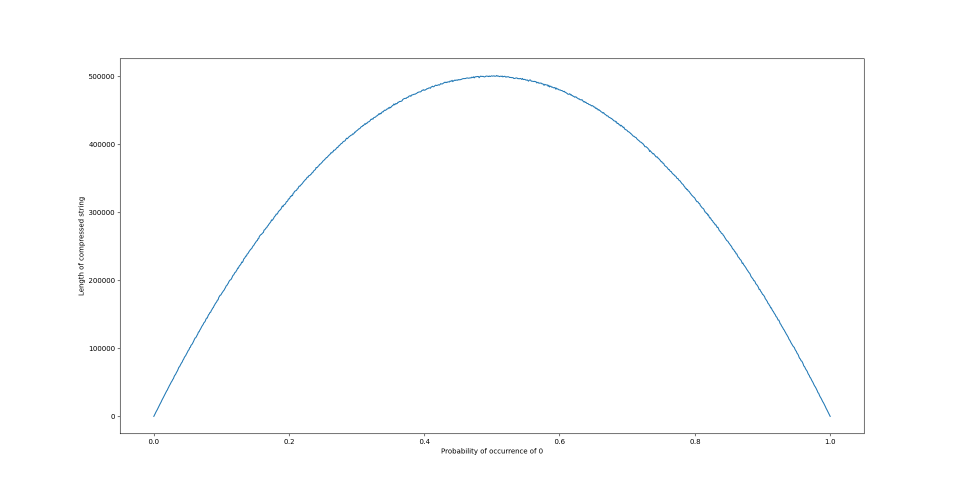
#> input picture Compression.png, 1920 x 974 px, given in place of image.jpg, which was not available (shown at 1/2 size)
$ python svd.py
#> lines starting #> are read from the running program, lines starting #| are printed output that depends on the picture; pictures that were not available may be replaced by others from this repository, and a replacement may not be noted
'''Write a code to compress a given image using SVD.
This program takes an image in the same directory.
Converts it into grayscale.
Converts it into square matrix.
Factorizes the matrix into U, S, V.
Reconstructs the matrix using U, S, V.
Plots the original and reconstructed image.
'''

import numpy as np
import matplotlib.pyplot as plt
import matplotlib.image as mpimg
import os

# Function to convert image to grayscale
def rgb2gray(rgb):
    return np.dot(rgb[...,:3], [0.299, 0.587, 0.114])

# Crop the image to make it square
def crop(img):
    x, y = img.shape
    if x > y:
        img = img[:y, :]
    elif y > x:
        img = img[:, :x]
    return img

# Factorize the matrix into U, S, V
def svd(img):
    U, S, V = np.linalg.svd(img)
    return U, S, V

# Keep only the first k singular values and discard the rest
def truncate(U, S, V, k):
    U = U[:, :k]
    S = S[:k]
    V = V[:k, :]
    return U, S, V

# Reconstruct the matrix using U, S, V
def reconstruct(U, S, V):
    return np.dot(U * S, V)

# Plot the original and reconstructed image
def plot(img, img_reconstructed):
    plt.subplot(121)
    plt.imshow(img, cmap='gray')
    plt.title('Original Image')
    plt.subplot(122)
    plt.imshow(img_reconstructed, cmap='gray')
    plt.title('Reconstructed Image')
    plt.show()

# Main function
def main():
    # Read the image
    img = mpimg.imread('image.jpg')
#> img is the input picture: shape (974, 1920, 4) float32; mean R, G, B, A 0.994, 0.995, 0.995, 1
    # Convert image to grayscale
    img = rgb2gray(img)
    # Crop the image to make it square
    img = crop(img)
#> in crop, `img = img[:, :x]`:
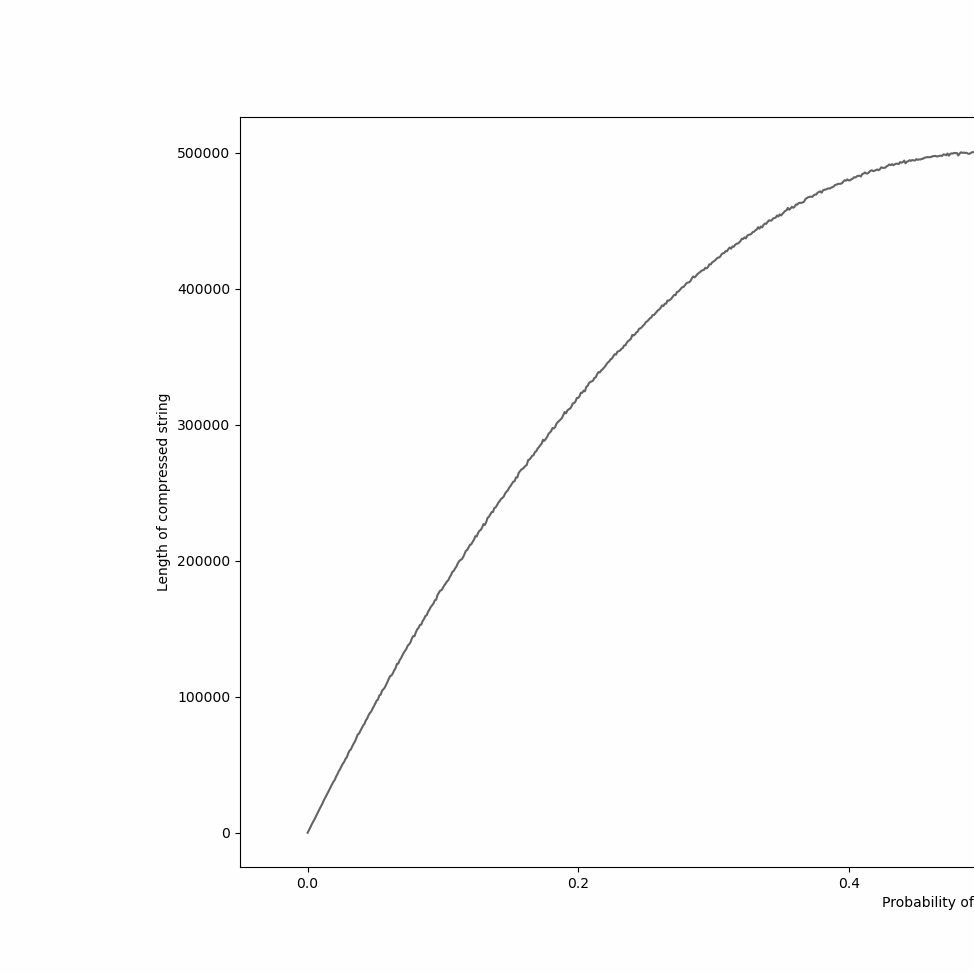
#> img: shape (974, 974) float64; min 0, max 1, mean 0.994
    # Print the size of image
    print('Size of image: ', img.shape)
#| Size of image:  (974, 974)
    # Factorize the matrix into U, S, V
    U, S, V = svd(img)
#> in svd, `U, S, V = np.linalg.svd(img)`:
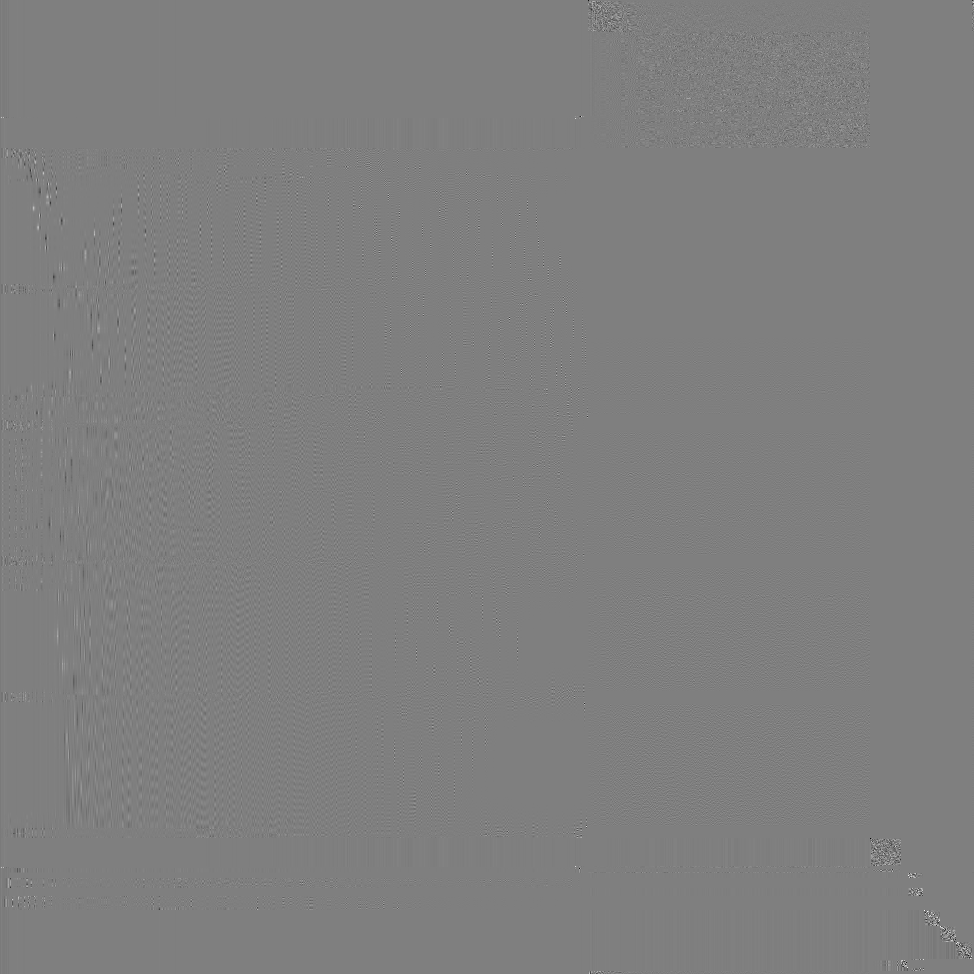
#> U: shape (974, 974) float64; min -0.937, max 0.94, mean -3.18e-05; drawn with min black and max white
#> in svd, `U, S, V = np.linalg.svd(img)`: S = 974 values, max 969 at index 0, min 4.89e-14 at index 973, mean 1.66
    # Keep only the first k singular values and discard the rest
    # Take the input of k from the user
    k = int(input('Enter the value of k: '))
#> the answer given: 3
    U, S, V = truncate(U, S, V, k)
#> in truncate, `U = U[:, :k]`: U = 974 rows, first 8: [-0.0322, 0.0095, -0.0208], [-0.0322, 0.0095, -0.0208], [-0.0322, 0.0095, -0.0208], [-0.0322, 0.0095, -0.0208], [-0.0322, 0.0095, -0.0208], [-0.0322, 0.0095, -0.0208], [-0.0322, 0.0095, -0.0208], [-0.0322, 0.0095, -0.0208]
#> in truncate, `S = S[:k]`: S = [969, 22.58, 16.18]
#> S = [969, 22.58, 16.18]
    # Reconstruct the matrix using U, S, V
    img_reconstructed = reconstruct(U, S, V)
#> in reconstruct, `return np.dot(U * S, V)`:
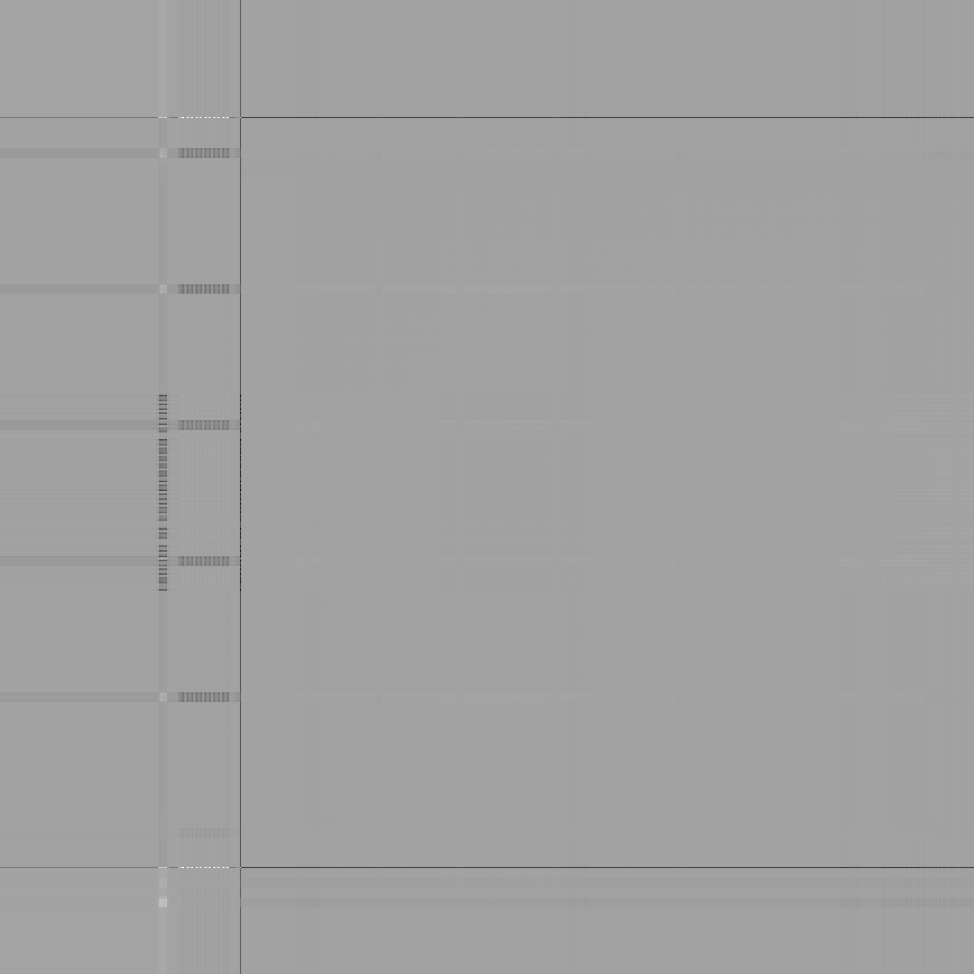
#> returned value: shape (974, 974) float64; min -0.613, max 1.92, mean 0.994; drawn with min black and max white
    # Plot the original and reconstructed image
    plot(img, img_reconstructed)
#> in plot, `plt.show()`:
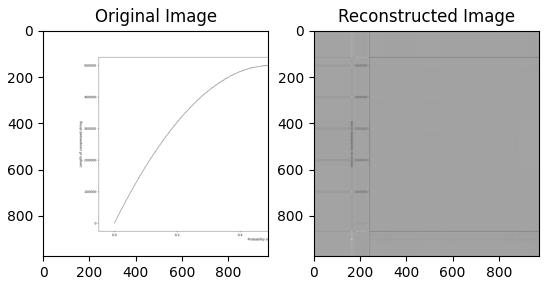
#> figure drawn by matplotlib, 2 panels

if __name__ == '__main__':
    main()
